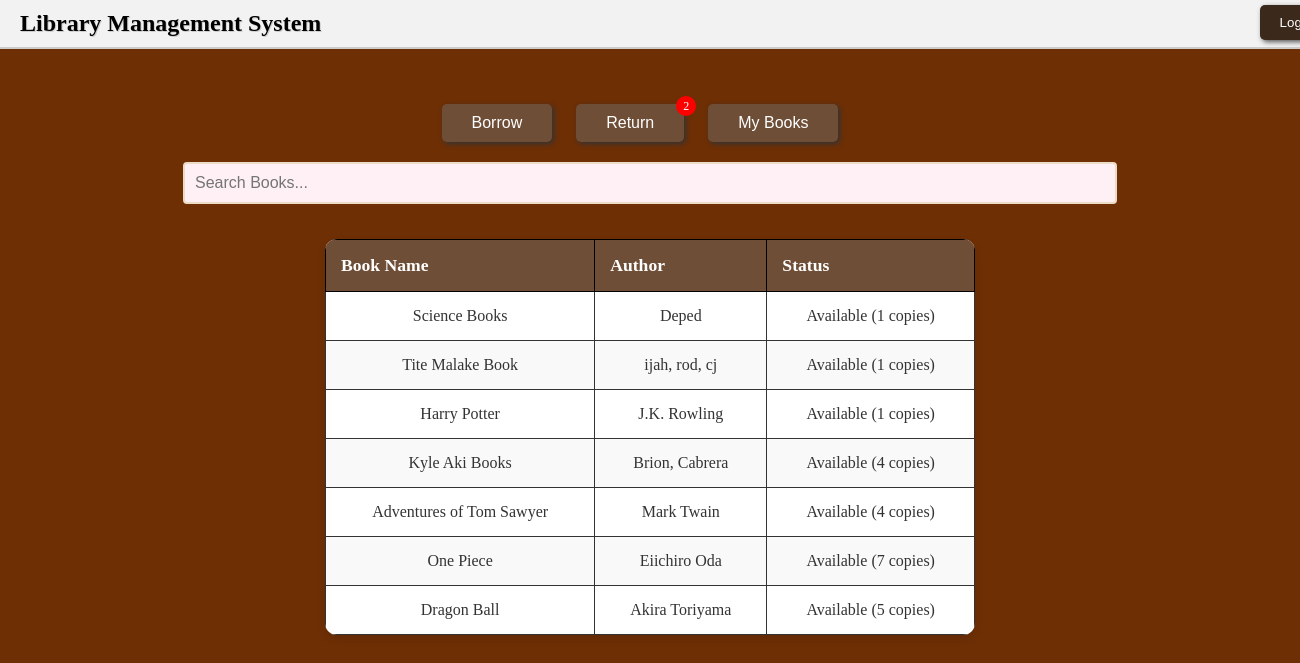
The app's page /member/homepage (signed in), older data.
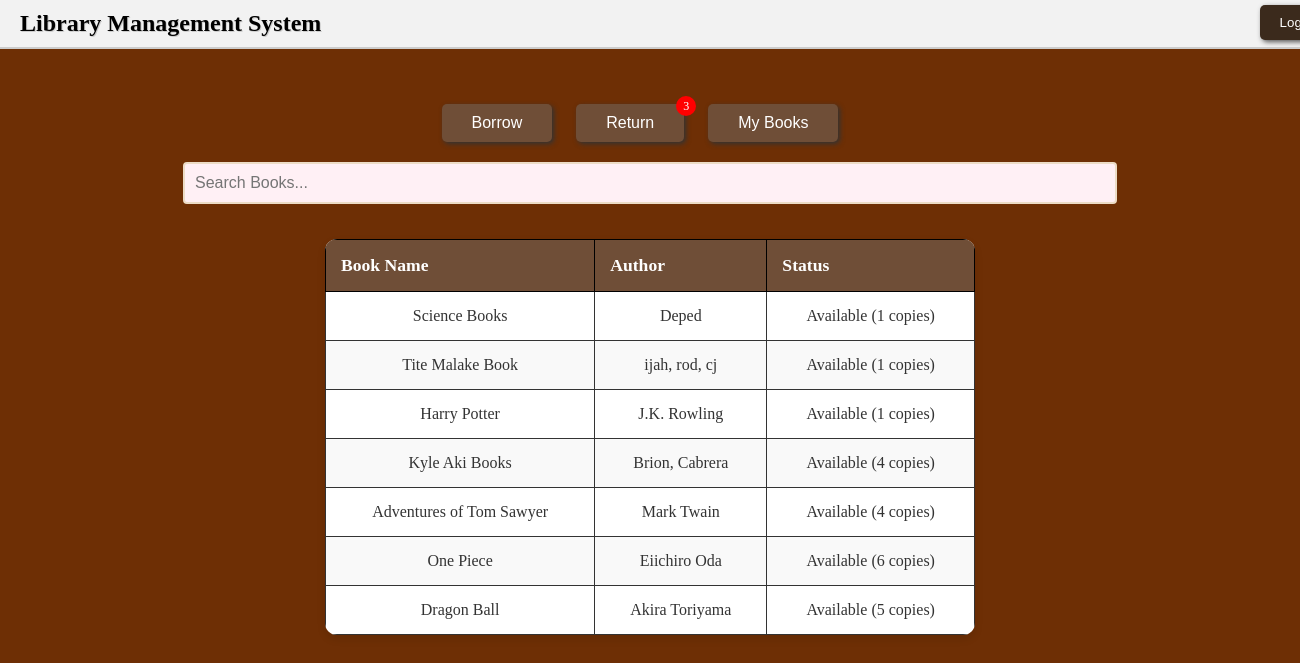
The same page, newer data.
### website/models.py (models this page shows, shortened)
class Book(db.Model):
    id = db.Column(db.Integer, primary_key=True)
    title = db.Column(db.String(255), nullable=False)
    author = db.Column(db.String(255), nullable=False)
    isbn = db.Column(db.String(20), unique=True, nullable=False)
    available_copies = db.Column(db.Integer, default=1)

### website/views.py (the view)
@views.route('/member/homepage')
@login_required
def member_homepage():
    books = Book.query.all()
    borrowed_books = BorrowRecord.query.filter_by(user_id=current_user.id, returned=False).all()
    borrowed_count = len(borrowed_books)
    return render_template('member_home.html', books=books, borrowed_books=borrowed_books, borrowed_count=borrowed_count)

### website/__init__.py (called while the page is built)
def create_app():
    app = Flask(__name__)
    app.config["SECRET_KEY"] = 'aobwduiao'
    app.config['SQLALCHEMY_DATABASE_URI'] = f'sqlite:///library.db'
    db.init_app(app)
    migrate.init_app(app, db)
    bcrypt.init_app(app)
    login_manager.init_app(app)
    @login_manager.user_loader
    def load_user(user_id):
        return User.query.get(int(user_id))
    from .auth import auth
    app.register_blueprint(auth)
    from .views import views
    app.register_blueprint(views)
    with app.app_context():
        try:
            with db.engine.connect() as connection:
                connection.execute(text("SELECT 1"))
            print("Database connection successful!")
        except Exception as e:
            print(f"Database connection failed: {e}")
    create_database(app)
    return app

### website/templates/member_home.html (shortened to what this page needs)
{% extends "base.html" %}
{% block content %}
  <div class="container-member">
    <div class="header2">
      <h1>Library Management System</h1>
    </div>
    <button class="logout-btns" onclick="popLogout()">Logout</button>
    <div class="actions">
      <button class="action-btn" onclick="showBorrowBooks()">Borrow</button>
      <div class="button-container">
        <button class="action-btn" onclick="popReturn()">Return</button>
        <span class="badge" id="borrowBadge">{{ borrowed_count }}</span>
      </div>
      <button class="action-btn" onclick="showMyBooks()">My Books</button>
    </div>
    <div class="search-bar-member" style="margin-top: 20px;">
      <input type="text" id="searchInput" placeholder="Search Books..." onkeyup="searchBooks()">
    </div>
    <div class="table-member">
      <table>
        <thead>
          <tr>
            <th>Book Name</th>
            <th>Author</th>
            <th>Status</th>
          </tr>
        </thead>
        <tbody>
          {% for book in books %}
          <tr>
            <td>{{ book.title }}</td>
            <td>{{ book.author }}</td>
            <td>
              {% if book.available_copies > 0 %}
                Available ({{ book.available_copies }} copies)
              {% else %}
                Not Available
              {% endif %}
            </td>
          </tr>
          {% endfor %}
        </tbody>
      </table>
    </div>
  </div>
{% endblock %}

### website/templates/base.html (shortened to what this page needs)
<!DOCTYPE html>
<html lang="en">
<head>
    <link rel="stylesheet" href="https://cdnjs.cloudflare.com/ajax/libs/font-awesome/6.5.0/css/all.min.css">
    <link rel="stylesheet" type="text/css" href="{{ url_for('static', filename='style.css') }}">
    <link rel="stylesheet" href="{{ url_for('static', filename='style.css') }}">
</head>
<body>
    {% block content %}{% endblock %}
</body>
</html>

### website/static/style.css (style rules this page uses)
body { margin: 0; padding: 0; font-family: 'Georgia', cursive; background-attachment: fixed; background-color: #6e2f05; background-image: url('https://www.transparenttextures.com/patterns/wood-pattern.png'); text-align: center; }
.search-bar-member input { width: 70%; padding: 10px; margin-bottom: 15px; border: 2px solid #ecdcc6; background: #fff0f5; border-radius: 4px; font-size: 1rem; }
.table1 table, th, td { border: 1px solid #000; }
.table1 th, td { padding: 10px; text-align: center; }
.table table, th, td { border: 1px solid #000; }
.table th, td { padding: 10px; text-align: center; }
.table2 table, th, td { border: 1px solid #000; }
.table2 th, td { padding: 10px; text-align: center; }
.table3 table, th, td { border: 1px solid #000; }
.table3 th, td { padding: 10px; text-align: center; }
.table4 table, th, td { border: 1px solid #000; }
.table4 th, td { padding: 10px; text-align: center; }
.header2 { background-color: #f2f2f2; padding: 10px 20px; display: flex; justify-content: space-between; align-items: center; border-bottom: 2px solid #ccc; }
.header2 h1 { margin: 0; font-size: 24px; color: #000; text-shadow: 1px 1px #ccc; }
.logout-btns { position: relative; top: -44px; left: 650px; background-color: #3b2a1c; color: white; border: none; padding: 10px 20px; box-shadow: 2px 2px 5px #555; cursor: pointer; border-radius: 5px; }
.actions { text-align: center; margin: 20px 0; }
.action-btn { background-color: #6f4e37; color: white; padding: 10px 30px; margin-right: 20px; border: none; cursor: pointer; font-size: 16px; border-radius: 5px; box-shadow: 2px 2px 5px #333; }
.table th, td { border: 1px solid #333; padding: 10px; text-align: center; }
.table-member table { margin: auto; width: 50%; border-collapse: collapse; background-color: #fff; border-radius: 12px; overflow: hidden; box-shadow: 0 4px 8px rgba(0,0,0,0.1); margin-top: 20px; }
.table-member thead { background-color: #6f4e37; color: white; }
.table-member thead th { padding: 15px; text-align: left; font-size: 1.1rem; }
.table-member tbody tr { border-bottom: 1px solid #ddd; }
.table-member tbody tr:nth-child(even) { background-color: #f9f9f9; }
.table-member tbody td { padding: 15px; font-size: 1rem; color: #333; }
.button-container { position: relative; display: inline-block; }
.badge { position: absolute; top: -0.5rem; right: 0.5rem; width: 20px; height: 20px; background-color: red; color: white; border-radius: 50%; font-size: 0.75em; display: flex; justify-content: center; align-items: center; pointer-events: none; }

Row changes from the older to the newer data that the page shows:
changed Book "One Piece": available_copies "7" → "6"
Text that changed along with them:
{{ borrowed_count }}: "2" → "3"
